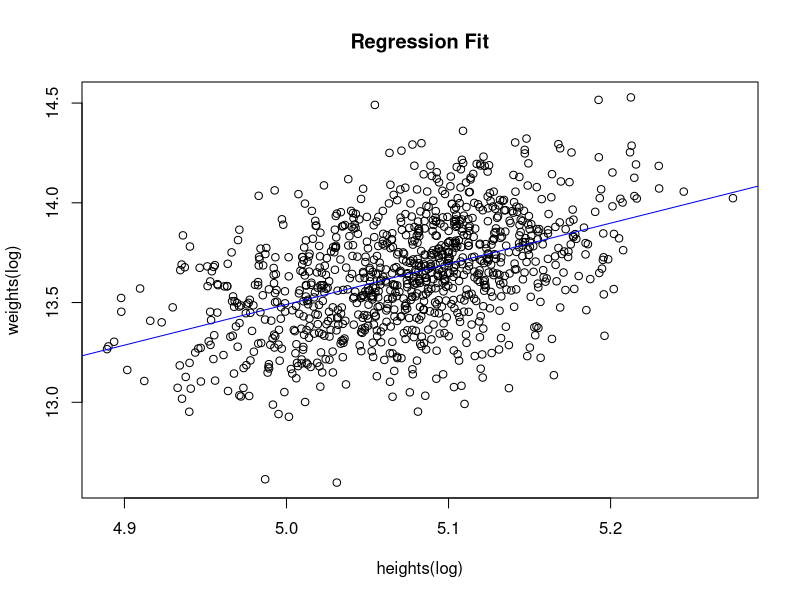

This figure's R source:
## ---- chunk 1
knitr::opts_chunk$set(echo = TRUE)
## ---- chunk 2
exp(0.25)
exp(-0.25)
## ---- chunk 3

N = 1000
height<-rnorm(N,160,10) 
log_height <- log(height)
error<-rnorm(N,0,0.25) 
log_weight<-rep(NA,N)

for(i in 1:N){
  log_weight[i] = 3.5 + 2*log_height[i] + error[i]
}
fake_data = data.frame(log_weight, log_height) 
log_post = lm(log_weight ~ log_height, data=fake_data)
plot(fake_data$log_weight ~ fake_data$log_height, main ='Regression Fit', xlab="heights(log)" , ylab = "weights(log)")
abline(log_post, col="blue")
